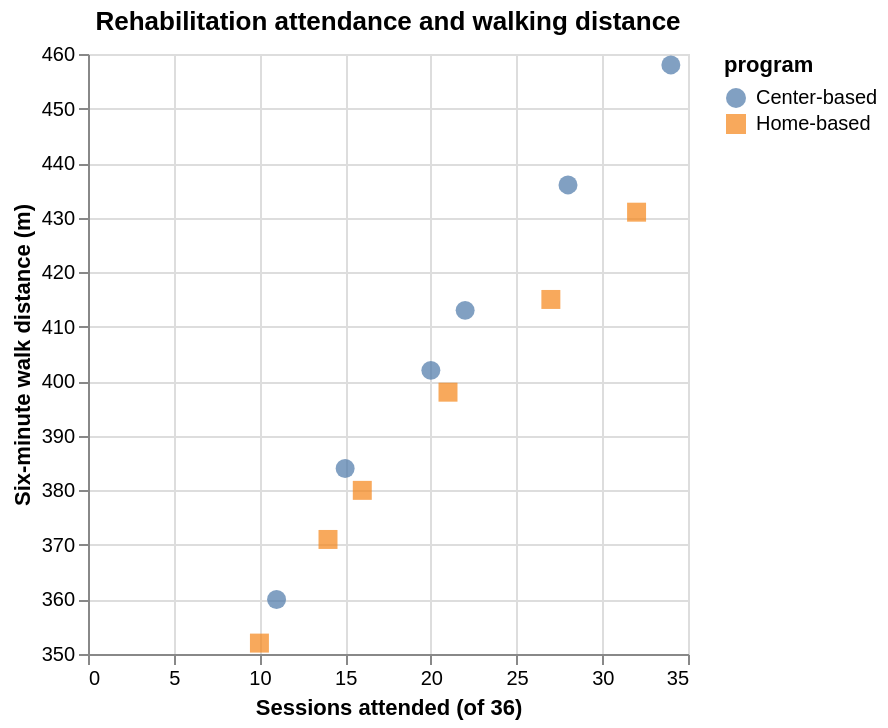

The notebook cell saved with this chart:
### Markdown cell above
## Task 1: Explore the rehab patients with Altair

### 1.1 Load the patients and build the scatter plot

> **Checkpoint: `output/exploratory_spec.json`**
> A Vega-Lite specification with a `point` mark, `x`, `y`, `color`, and `shape` encodings, and the twelve patients embedded.

### Code cell
patients = pd.read_csv(PATIENTS_PATH)

print(patients.shape)
display(patients.dtypes)

exploratory_chart = (
    alt.Chart(patients)
    .mark_point(filled=True, size=90)
    .encode(
        x=alt.X(
            "sessions_attended:Q",
            title="Sessions attended (of 36)"
        ),
        y=alt.Y(
            "walk_distance_m:Q",
            title="Six-minute walk distance (m)",
            scale=alt.Scale(zero=False)
        ),
        color=alt.Color("program:N"),
        shape=alt.Shape("program:N"),
        tooltip=[
            "patient_id",
            "program",
            "sessions_attended",
            "walk_distance_m"
        ]
    )
    .properties(
        title="Rehabilitation attendance and walking distance"
    )
)

exploratory_chart.save(EXPLORATORY_SPEC_PATH)

display(exploratory_chart)

### Figure 1 — Vega-Lite specification as saved in the notebook (floating-point values rounded to 4 significant figures)
{"config": {"view": {"continuousWidth": 300, "continuousHeight": 300}}, "data": {"name": "data-c8aa350521c33b7072b39293a7897d72"}, "mark": {"type": "point", "filled": true, "size": 90}, "encoding": {"color": {"field": "program", "type": "nominal"}, "shape": {"field": "program", "type": "nominal"}, "tooltip": [{"field": "patient_id", "type": "nominal"}, {"field": "program", "type": "nominal"}, {"field": "sessions_attended", "type": "quantitative"}, {"field": "walk_distance_m", "type": "quantitative"}], "x": {"field": "sessions_attended", "title": "Sessions attended (of 36)", "type": "quantitative"}, "y": {"field": "walk_distance_m", "scale": {"zero": false}, "title": "Six-minute walk distance (m)", "type": "quantitative"}}, "title": "Rehabilitation attendance and walking distance", "$schema": "https://vega.github.io/schema/vega-lite/v5.20.1.json", "datasets": {"data-c8aa350521c33b7072b39293a7897d72": [{"patient_id": "R01", "program": "Home-based", "sessions_attended": 14, "walk_distance_m": 371}, {"patient_id": "R02", "program": "Center-based", "sessions_attended": 20, "walk_distance_m": 402}, {"patient_id": "R03", "program": "Home-based", "sessions_attended": 32, "walk_distance_m": 431}, {"patient_id": "R04", "program": "Center-based", "sessions_attended": 11, "walk_distance_m": 360}, {"patient_id": "R05", "program": "Center-based", "sessions_attended": 28, "walk_distance_m": 436}, {"patient_id": "R06", "program": "Home-based", "sessions_attended": 10, "walk_distance_m": 352}, {"patient_id": "R07", "program": "Home-based", "sessions_attended": 21, "walk_distance_m": 398}, {"patient_id": "R08", "program": "Center-based", "sessions_attended": 34, "walk_distance_m": 458}, {"patient_id": "R09", "program": "Home-based", "sessions_attended": 16, "walk_distance_m": 380}, {"patient_id": "R10", "program": "Center-based", "sessions_attended": 15, "walk_distance_m": 384}, {"patient_id": "R11", "program": "Home-based", "sessions_attended": 27, "walk_distance_m": 415}, {"patient_id": "R12", "program": "Center-based", "sessions_attended": 22, "walk_distance_m": 413}]}}
